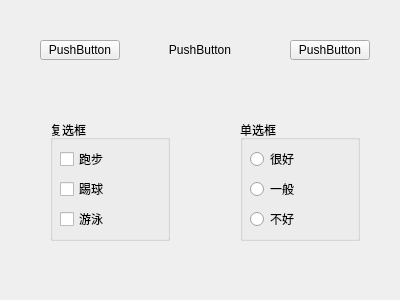
<?xml version="1.0" encoding="UTF-8"?>
<ui version="4.0">
 <class>MyWidget</class>
 <widget class="QWidget" name="MyWidget">
  <property name="geometry">
   <rect>
    <x>0</x>
    <y>0</y>
    <width>400</width>
    <height>300</height>
   </rect>
  </property>
  <property name="windowTitle">
   <string>MyWidget</string>
  </property>
  <widget class="QPushButton" name="pushBtn1">
   <property name="geometry">
    <rect>
     <x>40</x>
     <y>40</y>
     <width>80</width>
     <height>20</height>
    </rect>
   </property>
   <property name="text">
    <string>PushButton</string>
   </property>
   <property name="checkable">
    <bool>true</bool>
   </property>
  </widget>
  <widget class="QPushButton" name="pushBtn2">
   <property name="geometry">
    <rect>
     <x>160</x>
     <y>40</y>
     <width>80</width>
     <height>20</height>
    </rect>
   </property>
   <property name="text">
    <string>PushButton</string>
   </property>
   <property name="flat">
    <bool>true</bool>
   </property>
  </widget>
  <widget class="QPushButton" name="pushBtn3">
   <property name="geometry">
    <rect>
     <x>290</x>
     <y>40</y>
     <width>80</width>
     <height>20</height>
    </rect>
   </property>
   <property name="text">
    <string>PushButton</string>
   </property>
  </widget>
  <widget class="QGroupBox" name="groupBox">
   <property name="geometry">
    <rect>
     <x>50</x>
     <y>120</y>
     <width>120</width>
     <height>121</height>
    </rect>
   </property>
   <property name="title">
    <string>复选框</string>
   </property>
   <widget class="QCheckBox" name="checkBox">
    <property name="geometry">
     <rect>
      <x>10</x>
      <y>30</y>
      <width>73</width>
      <height>18</height>
     </rect>
    </property>
    <property name="text">
     <string>跑步</string>
    </property>
    <property name="tristate">
     <bool>true</bool>
    </property>
   </widget>
   <widget class="QCheckBox" name="checkBox_2">
    <property name="geometry">
     <rect>
      <x>10</x>
      <y>60</y>
      <width>73</width>
      <height>18</height>
     </rect>
    </property>
    <property name="text">
     <string>踢球</string>
    </property>
   </widget>
   <widget class="QCheckBox" name="checkBox_3">
    <property name="geometry">
     <rect>
      <x>10</x>
      <y>90</y>
      <width>73</width>
      <height>18</height>
     </rect>
    </property>
    <property name="text">
     <string>游泳</string>
    </property>
   </widget>
  </widget>
  <widget class="QGroupBox" name="groupBox_2">
   <property name="geometry">
    <rect>
     <x>240</x>
     <y>120</y>
     <width>120</width>
     <height>121</height>
    </rect>
   </property>
   <property name="title">
    <string>单选框</string>
   </property>
   <widget class="QRadioButton" name="radioButton">
    <property name="geometry">
     <rect>
      <x>10</x>
      <y>30</y>
      <width>91</width>
      <height>18</height>
     </rect>
    </property>
    <property name="text">
     <string>很好</string>
    </property>
   </widget>
   <widget class="QRadioButton" name="radioButton_2">
    <property name="geometry">
     <rect>
      <x>10</x>
      <y>60</y>
      <width>91</width>
      <height>18</height>
     </rect>
    </property>
    <property name="text">
     <string>一般</string>
    </property>
   </widget>
   <widget class="QRadioButton" name="radioButton_3">
    <property name="geometry">
     <rect>
      <x>10</x>
      <y>90</y>
      <width>91</width>
      <height>18</height>
     </rect>
    </property>
    <property name="text">
     <string>不好</string>
    </property>
   </widget>
  </widget>
 </widget>
 <layoutdefault spacing="6" margin="11"/>
 <resources/>
 <connections/>
</ui>
